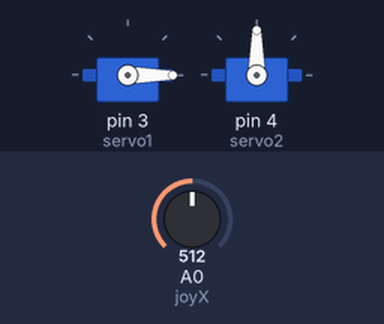
Recording of a sketch running on a simulated Arduino Uno, built with avr-gcc and run on an emulated ATmega328P. On the bench: 2 × servo. The test bench sets the inputs (shaded band); at power-on: A0 (joyX) = 512. What the sketch prints to the serial monitor is not drawn.

Above: at 1.2 s.
1.3 s: A0 (joyX) set to 716
At 2.1 s:
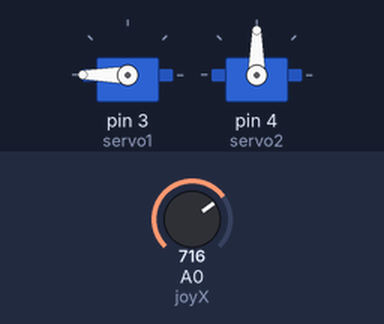
2.8 s: A0 (joyX) set to 753
4.3 s: A0 (joyX) set to 784
At 5.5 s:
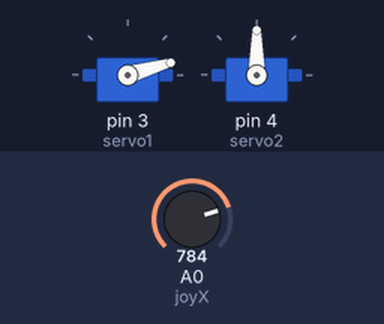
5.8 s: A0 (joyX) set to 900
At 6.8 s:
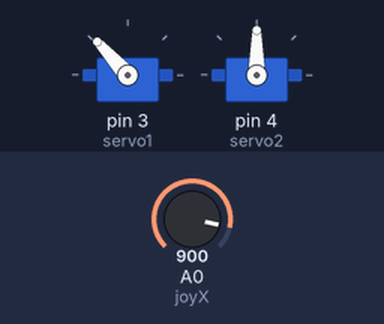
7.3 s: A0 (joyX) set to 306
At 7.8 s:
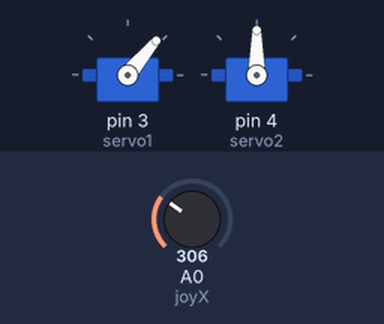
8.8 s: A0 (joyX) set to 511
At 9.1 s:
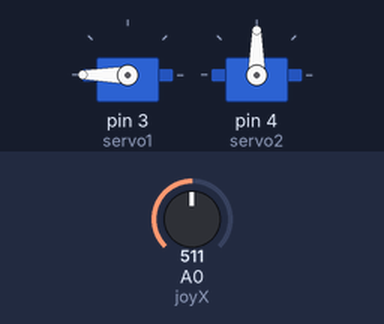
Timing chart, 0 to 11.3 s (numbered marks = the images above; inputs shaded):
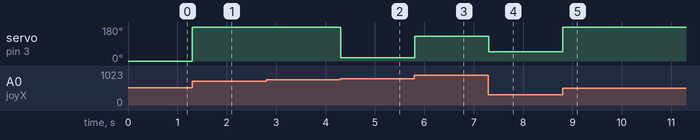

Measured:
- the behaviour switches between 767 and 768 on A0 (joyX) (found by bisection; images 1 and 2)
- after the input at 1.3 s, servo on pin 3 (servo1): 0° → 180° at once
- after the input at 4.3 s, servo on pin 3 (servo1): 180° → 16° at once
- after the input at 5.8 s, servo on pin 3 (servo1): 16° → 132° at once
- after the input at 7.3 s, servo on pin 3 (servo1): 132° → 50° at once
- after the input at 8.8 s, servo on pin 3 (servo1): 50° → 180° at once

The sketch:

SERVO.ino
```cpp
#include <Servo.h>
Servo servo1;
Servo servo2;
// ANALOGICOS
int joyX=A0;
int joyY=A1;
byte joyVal;
void setup() {
  Serial.begin(9600);
  pinMode(joyX,INPUT);
  pinMode(joyY,INPUT);
  servo1.attach(3);
  servo2.attach(4);
}
void loop() {
  joyVal = analogRead(joyX);
  Serial.println(joyX)/4;
 // joyVal = map(joyVal, 0, 1023, 0, 180);
  servo1.write(joyVal);


}
```
